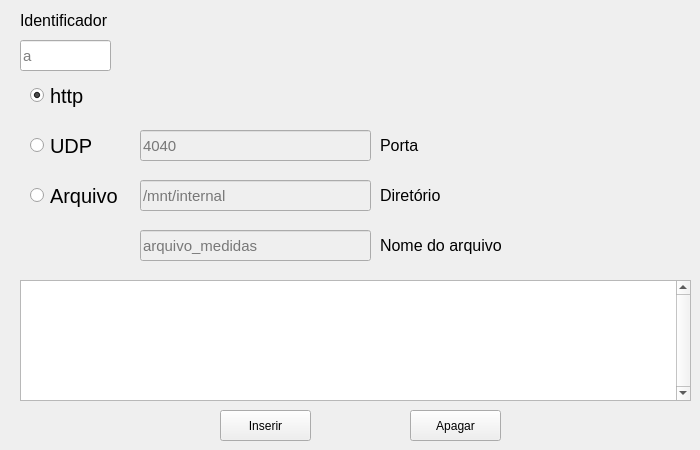
    <widget class="QWidget" name="tab_2">
     <attribute name="title">
      <string>Saída (stream)</string>
     </attribute>
     <widget class="QLabel" name="stream_id_label">
      <property name="geometry">
       <rect>
        <x>20</x>
        <y>10</y>
        <width>111</width>
        <height>21</height>
       </rect>
      </property>
      <property name="font">
       <font>
        <pointsize>12</pointsize>
       </font>
      </property>
      <property name="text">
       <string>Identificador</string>
      </property>
     </widget>
     <widget class="QLineEdit" name="stream_id_edit">
      <property name="geometry">
       <rect>
        <x>20</x>
        <y>40</y>
        <width>91</width>
        <height>31</height>
       </rect>
      </property>
      <property name="font">
       <font>
        <pointsize>11</pointsize>
       </font>
      </property>
      <property name="maxLength">
       <number>1</number>
      </property>
      <property name="placeholderText">
       <string>a</string>
      </property>
     </widget>
     <widget class="QRadioButton" name="stream_http_radio">
      <property name="geometry">
       <rect>
        <x>30</x>
        <y>80</y>
        <width>83</width>
        <height>31</height>
       </rect>
      </property>
      <property name="font">
       <font>
        <pointsize>15</pointsize>
       </font>
      </property>
      <property name="text">
       <string>http</string>
      </property>
      <property name="iconSize">
       <size>
        <width>16</width>
        <height>16</height>
       </size>
      </property>
      <property name="checked">
       <bool>true</bool>
      </property>
     </widget>
     <widget class="QRadioButton" name="stream_udp_radio">
      <property name="geometry">
       <rect>
        <x>30</x>
        <y>130</y>
        <width>83</width>
        <height>31</height>
       </rect>
      </property>
      <property name="font">
       <font>
        <pointsize>15</pointsize>
       </font>
      </property>
      <property name="text">
       <string>UDP</string>
      </property>
      <property name="iconSize">
       <size>
        <width>16</width>
        <height>16</height>
       </size>
      </property>
     </widget>
     <widget class="QLineEdit" name="stream_porta_edit">
      <property name="enabled">
       <bool>false</bool>
      </property>
      <property name="geometry">
       <rect>
        <x>140</x>
        <y>130</y>
        <width>231</width>
        <height>31</height>
       </rect>
      </property>
      <property name="font">
       <font>
        <pointsize>11</pointsize>
       </font>
      </property>
      <property name="maxLength">
       <number>500</number>
      </property>
      <property name="placeholderText">
       <string>4040</string>
      </property>
     </widget>
     <widget class="QRadioButton" name="stream_arq_radio">
      <property name="geometry">
       <rect>
        <x>30</x>
        <y>180</y>
        <width>91</width>
        <height>31</height>
       </rect>
      </property>
      <property name="font">
       <font>
        <pointsize>15</pointsize>
       </font>
      </property>
      <property name="text">
       <string>Arquivo</string>
      </property>
      <property name="iconSize">
       <size>
        <width>16</width>
        <height>16</height>
       </size>
      </property>
     </widget>
     <widget class="QLineEdit" name="stream_end_edit">
      <property name="enabled">
       <bool>false</bool>
      </property>
      <property name="geometry">
       <rect>
        <x>140</x>
        <y>180</y>
        <width>231</width>
        <height>31</height>
       </rect>
      </property>
      <property name="font">
       <font>
        <pointsize>11</pointsize>
       </font>
      </property>
      <property name="maxLength">
       <number>500</number>
      </property>
      <property name="placeholderText">
       <string>/mnt/internal</string>
      </property>
     </widget>
     <widget class="QPushButton" name="stream_inserir_bt">
      <property name="geometry">
       <rect>
        <x>220</x>
        <y>410</y>
        <width>91</width>
        <height>31</height>
       </rect>
      </property>
      <property name="text">
       <string>Inserir</string>
      </property>
     </widget>
     <widget class="QLabel" name="stream_porta_label">
      <property name="geometry">
       <rect>
        <x>380</x>
        <y>130</y>
        <width>111</width>
        <height>31</height>
       </rect>
      </property>
      <property name="font">
       <font>
        <pointsize>12</pointsize>
       </font>
      </property>
      <property name="text">
       <string>Porta</string>
      </property>
     </widget>
     <widget class="QLabel" name="stream_end_label">
      <property name="geometry">
       <rect>
        <x>380</x>
        <y>180</y>
        <width>111</width>
        <height>31</height>
       </rect>
      </property>
      <property name="font">
       <font>
        <pointsize>12</pointsize>
       </font>
      </property>
      <property name="text">
       <string>Diretório</string>
      </property>
     </widget>
     <widget class="QLineEdit" name="stream_nome_edit">
      <property name="enabled">
       <bool>false</bool>
      </property>
      <property name="geometry">
       <rect>
        <x>140</x>
        <y>230</y>
        <width>231</width>
        <height>31</height>
       </rect>
      </property>
      <property name="font">
       <font>
        <pointsize>11</pointsize>
       </font>
      </property>
      <property name="maxLength">
       <number>500</number>
      </property>
      <property name="placeholderText">
       <string>arquivo_medidas</string>
      </property>
     </widget>
     <widget class="QLabel" name="stream_nome_label">
      <property name="geometry">
       <rect>
        <x>380</x>
        <y>230</y>
        <width>131</width>
        <height>31</height>
       </rect>
      </property>
      <property name="font">
       <font>
        <pointsize>12</pointsize>
       </font>
      </property>
      <property name="text">
       <string>Nome do arquivo</string>
      </property>
     </widget>
     <widget class="QPushButton" name="stream_apagar_bt">
      <property name="geometry">
       <rect>
        <x>410</x>
        <y>410</y>
        <width>91</width>
        <height>31</height>
       </rect>
      </property>
      <property name="text">
       <string>Apagar</string>
      </property>
     </widget>
     <widget class="QListWidget" name="stream_lista_lwid">
      <property name="geometry">
       <rect>
        <x>20</x>
        <y>280</y>
        <width>671</width>
        <height>121</height>
       </rect>
      </property>
      <property name="verticalScrollBarPolicy">
       <enum>Qt::ScrollBarAlwaysOn</enum>
      </property>
     </widget>
    </widget>
